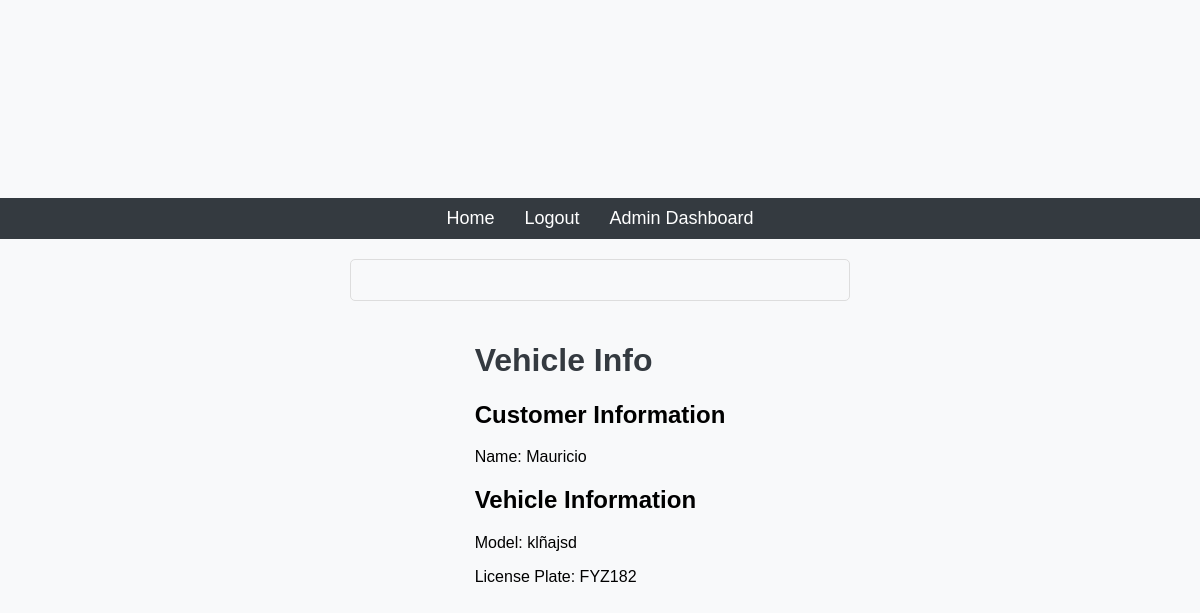
Page /vehicle/2 (signed in) on the committed database.
### app/models.py (models this page shows, shortened)
class Customer(db.Model):
    id = db.Column(db.Integer, primary_key=True)
    name = db.Column(db.String(100), nullable=False)
    vehicles = db.relationship('Vehicle', backref='owner', lazy=True)

class Vehicle(db.Model):
    id = db.Column(db.Integer, primary_key=True)
    model = db.Column(db.String(100), nullable=False)
    license_plate = db.Column(db.String(20), unique=True, nullable=False)
    customer_id = db.Column(db.Integer, db.ForeignKey('customer.id'), nullable=False)

### app/routes.py (the view)
@app.route('/vehicle/<int:vehicle_id>')
@login_required
def vehicle_info(vehicle_id):
    vehicle = Vehicle.query.get_or_404(vehicle_id)
    customer = Customer.query.get_or_404(vehicle.customer_id)
    return render_template('vehicle_info.html', vehicle=vehicle, customer=customer)

### app/models.py (called while the page is built)
@login_manager.user_loader
def load_user(user_id):
    return User.query.get(int(user_id))

### app/templates/vehicle_info.html (shortened to what this page needs)
{% extends "base.html" %}
{% block content %}
    <h1>Vehicle Info</h1>
    <h2>Customer Information</h2>
    <p>Name: {{ customer.name }}</p>
    <h2>Vehicle Information</h2>
    <p>Model: {{ vehicle.model }}</p>
    <p>License Plate: {{ vehicle.license_plate }}</p>
{% endblock %}

### app/static/style.css (style rules this page uses)
body { font-family: Arial, sans-serif; background-color: #f8f9fa; margin: 0; padding: 0; display: flex; flex-direction: column; align-items: center; justify-content: center; height: 100vh; }
h1 { color: #343a40; }

### rows in the picture
Customer: name "Mauricio"
Vehicle: model "klñajsd", license_plate "FYZ182"
